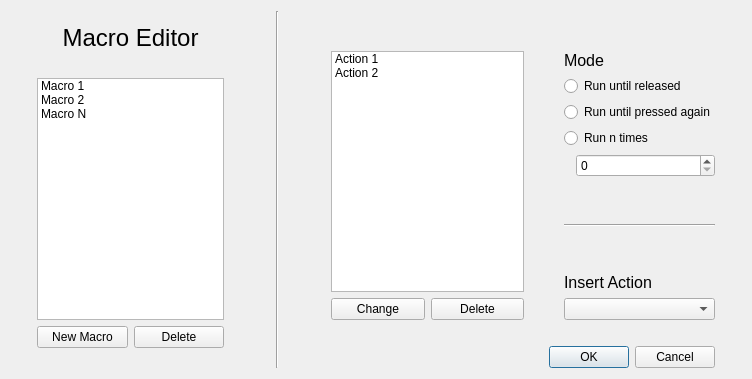
<?xml version="1.0" encoding="UTF-8"?>
<ui version="4.0">
 <class>MacroEditor</class>
 <widget class="QDialog" name="MacroEditor">
  <property name="geometry">
   <rect>
    <x>0</x>
    <y>0</y>
    <width>752</width>
    <height>379</height>
   </rect>
  </property>
  <property name="windowTitle">
   <string>Macro Editor</string>
  </property>
  <property name="windowIcon">
   <iconset resource="../icons/menu_icons.qrc">
    <normaloff>:/icons/aperture.png</normaloff>:/icons/aperture.png</iconset>
  </property>
  <layout class="QHBoxLayout" name="horizontalLayout_5">
   <item>
    <spacer name="horizontalSpacer_5">
     <property name="orientation">
      <enum>Qt::Horizontal</enum>
     </property>
     <property name="sizeHint" stdset="0">
      <size>
       <width>40</width>
       <height>20</height>
      </size>
     </property>
    </spacer>
   </item>
   <item>
    <layout class="QVBoxLayout" name="verticalLayout_8">
     <item>
      <spacer name="verticalSpacer_5">
       <property name="orientation">
        <enum>Qt::Vertical</enum>
       </property>
       <property name="sizeType">
        <enum>QSizePolicy::Fixed</enum>
       </property>
       <property name="sizeHint" stdset="0">
        <size>
         <width>20</width>
         <height>13</height>
        </size>
       </property>
      </spacer>
     </item>
     <item>
      <widget class="QLabel" name="label">
       <property name="font">
        <font>
         <family>Liberation Sans</family>
         <pointsize>18</pointsize>
        </font>
       </property>
       <property name="text">
        <string>Macro Editor</string>
       </property>
       <property name="alignment">
        <set>Qt::AlignHCenter|Qt::AlignLeading|Qt::AlignLeft|Qt::AlignTop</set>
       </property>
      </widget>
     </item>
     <item>
      <spacer name="verticalSpacer_6">
       <property name="orientation">
        <enum>Qt::Vertical</enum>
       </property>
       <property name="sizeType">
        <enum>QSizePolicy::Fixed</enum>
       </property>
       <property name="sizeHint" stdset="0">
        <size>
         <width>20</width>
         <height>20</height>
        </size>
       </property>
      </spacer>
     </item>
     <item>
      <layout class="QVBoxLayout" name="verticalLayout_6">
       <item>
        <widget class="QListWidget" name="macroList">
         <property name="sizePolicy">
          <sizepolicy hsizetype="Expanding" vsizetype="Expanding">
           <horstretch>0</horstretch>
           <verstretch>0</verstretch>
          </sizepolicy>
         </property>
         <property name="maximumSize">
          <size>
           <width>200</width>
           <height>16777215</height>
          </size>
         </property>
         <property name="editTriggers">
          <set>QAbstractItemView::NoEditTriggers</set>
         </property>
         <property name="showDropIndicator" stdset="0">
          <bool>false</bool>
         </property>
         <property name="defaultDropAction">
          <enum>Qt::CopyAction</enum>
         </property>
         <item>
          <property name="text">
           <string>Macro 1</string>
          </property>
         </item>
         <item>
          <property name="text">
           <string>Macro 2</string>
          </property>
         </item>
         <item>
          <property name="text">
           <string>Macro N</string>
          </property>
         </item>
        </widget>
       </item>
       <item>
        <layout class="QHBoxLayout" name="horizontalLayout_4">
         <item>
          <widget class="QPushButton" name="newMacroBtn">
           <property name="text">
            <string>New Macro</string>
           </property>
          </widget>
         </item>
         <item>
          <widget class="QPushButton" name="delMacroBtn">
           <property name="text">
            <string>Delete</string>
           </property>
          </widget>
         </item>
        </layout>
       </item>
      </layout>
     </item>
     <item>
      <spacer name="verticalSpacer_7">
       <property name="orientation">
        <enum>Qt::Vertical</enum>
       </property>
       <property name="sizeType">
        <enum>QSizePolicy::Fixed</enum>
       </property>
       <property name="sizeHint" stdset="0">
        <size>
         <width>20</width>
         <height>20</height>
        </size>
       </property>
      </spacer>
     </item>
    </layout>
   </item>
   <item>
    <spacer name="horizontalSpacer_2">
     <property name="orientation">
      <enum>Qt::Horizontal</enum>
     </property>
     <property name="sizeHint" stdset="0">
      <size>
       <width>40</width>
       <height>20</height>
      </size>
     </property>
    </spacer>
   </item>
   <item>
    <spacer name="horizontalSpacer_6">
     <property name="orientation">
      <enum>Qt::Horizontal</enum>
     </property>
     <property name="sizeType">
      <enum>QSizePolicy::Fixed</enum>
     </property>
     <property name="sizeHint" stdset="0">
      <size>
       <width>20</width>
       <height>20</height>
      </size>
     </property>
    </spacer>
   </item>
   <item>
    <widget class="Line" name="line">
     <property name="orientation">
      <enum>Qt::Vertical</enum>
     </property>
    </widget>
   </item>
   <item>
    <spacer name="horizontalSpacer_7">
     <property name="orientation">
      <enum>Qt::Horizontal</enum>
     </property>
     <property name="sizeType">
      <enum>QSizePolicy::Fixed</enum>
     </property>
     <property name="sizeHint" stdset="0">
      <size>
       <width>20</width>
       <height>20</height>
      </size>
     </property>
    </spacer>
   </item>
   <item>
    <spacer name="horizontalSpacer_3">
     <property name="orientation">
      <enum>Qt::Horizontal</enum>
     </property>
     <property name="sizeHint" stdset="0">
      <size>
       <width>40</width>
       <height>20</height>
      </size>
     </property>
    </spacer>
   </item>
   <item>
    <layout class="QVBoxLayout" name="verticalLayout_7">
     <item>
      <spacer name="verticalSpacer_3">
       <property name="orientation">
        <enum>Qt::Vertical</enum>
       </property>
       <property name="sizeType">
        <enum>QSizePolicy::Fixed</enum>
       </property>
       <property name="sizeHint" stdset="0">
        <size>
         <width>20</width>
         <height>40</height>
        </size>
       </property>
      </spacer>
     </item>
     <item>
      <layout class="QHBoxLayout" name="horizontalLayout_3">
       <item>
        <layout class="QVBoxLayout" name="verticalLayout_5">
         <item>
          <widget class="QListWidget" name="actionList">
           <property name="sizePolicy">
            <sizepolicy hsizetype="Expanding" vsizetype="Expanding">
             <horstretch>0</horstretch>
             <verstretch>0</verstretch>
            </sizepolicy>
           </property>
           <property name="maximumSize">
            <size>
             <width>200</width>
             <height>16777215</height>
            </size>
           </property>
           <item>
            <property name="text">
             <string>Action 1</string>
            </property>
           </item>
           <item>
            <property name="text">
             <string>Action 2</string>
            </property>
           </item>
          </widget>
         </item>
         <item>
          <layout class="QHBoxLayout" name="horizontalLayout_2">
           <item>
            <widget class="QPushButton" name="changeBtn">
             <property name="text">
              <string>Change</string>
             </property>
            </widget>
           </item>
           <item>
            <widget class="QPushButton" name="deleteBtn">
             <property name="text">
              <string>Delete</string>
             </property>
            </widget>
           </item>
          </layout>
         </item>
        </layout>
       </item>
       <item>
        <spacer name="horizontalSpacer_4">
         <property name="orientation">
          <enum>Qt::Horizontal</enum>
         </property>
         <property name="sizeHint" stdset="0">
          <size>
           <width>40</width>
           <height>20</height>
          </size>
         </property>
        </spacer>
       </item>
       <item>
        <layout class="QVBoxLayout" name="verticalLayout_4">
         <item>
          <layout class="QVBoxLayout" name="verticalLayout_3">
           <item>
            <widget class="QLabel" name="label_3">
             <property name="font">
              <font>
               <family>Liberation Sans</family>
               <pointsize>12</pointsize>
              </font>
             </property>
             <property name="text">
              <string>Mode</string>
             </property>
            </widget>
           </item>
           <item>
            <widget class="QRadioButton" name="modeUntilReleasedRadio">
             <property name="text">
              <string>Run until released</string>
             </property>
            </widget>
           </item>
           <item>
            <widget class="QRadioButton" name="modeUntilPressedRadio">
             <property name="text">
              <string>Run until pressed again</string>
             </property>
            </widget>
           </item>
           <item>
            <layout class="QVBoxLayout" name="verticalLayout_2">
             <item>
              <widget class="QRadioButton" name="modeNTimesRadio">
               <property name="text">
                <string>Run n times</string>
               </property>
              </widget>
             </item>
             <item>
              <layout class="QHBoxLayout" name="horizontalLayout">
               <item>
                <spacer name="horizontalSpacer">
                 <property name="orientation">
                  <enum>Qt::Horizontal</enum>
                 </property>
                 <property name="sizeType">
                  <enum>QSizePolicy::Fixed</enum>
                 </property>
                 <property name="sizeHint" stdset="0">
                  <size>
                   <width>12</width>
                   <height>20</height>
                  </size>
                 </property>
                </spacer>
               </item>
               <item>
                <widget class="QSpinBox" name="modeNTimesSpin"/>
               </item>
              </layout>
             </item>
            </layout>
           </item>
          </layout>
         </item>
         <item>
          <spacer name="verticalSpacer">
           <property name="orientation">
            <enum>Qt::Vertical</enum>
           </property>
           <property name="sizeHint" stdset="0">
            <size>
             <width>20</width>
             <height>40</height>
            </size>
           </property>
          </spacer>
         </item>
         <item>
          <widget class="Line" name="line_2">
           <property name="orientation">
            <enum>Qt::Horizontal</enum>
           </property>
          </widget>
         </item>
         <item>
          <layout class="QVBoxLayout" name="verticalLayout">
           <item>
            <spacer name="verticalSpacer_2">
             <property name="orientation">
              <enum>Qt::Vertical</enum>
             </property>
             <property name="sizeHint" stdset="0">
              <size>
               <width>20</width>
               <height>40</height>
              </size>
             </property>
            </spacer>
           </item>
           <item>
            <widget class="QLabel" name="label_2">
             <property name="font">
              <font>
               <family>Liberation Sans</family>
               <pointsize>12</pointsize>
              </font>
             </property>
             <property name="text">
              <string>Insert Action</string>
             </property>
            </widget>
           </item>
           <item>
            <widget class="QComboBox" name="insertActionCombo">
             <property name="placeholderText">
              <string>Select Action...</string>
             </property>
             <item>
              <property name="text">
               <string>Select Action...</string>
              </property>
             </item>
             <item>
              <property name="text">
               <string>Press Key</string>
              </property>
             </item>
             <item>
              <property name="text">
               <string>Release Key</string>
              </property>
             </item>
             <item>
              <property name="text">
               <string>Delay</string>
              </property>
             </item>
             <item>
              <property name="text">
               <string>Left Mouse Button</string>
              </property>
             </item>
             <item>
              <property name="text">
               <string>Middle Mouse Button</string>
              </property>
             </item>
             <item>
              <property name="text">
               <string>Right Mouse Button</string>
              </property>
             </item>
            </widget>
           </item>
          </layout>
         </item>
        </layout>
       </item>
      </layout>
     </item>
     <item>
      <spacer name="verticalSpacer_4">
       <property name="orientation">
        <enum>Qt::Vertical</enum>
       </property>
       <property name="sizeType">
        <enum>QSizePolicy::Fixed</enum>
       </property>
       <property name="sizeHint" stdset="0">
        <size>
         <width>20</width>
         <height>20</height>
        </size>
       </property>
      </spacer>
     </item>
     <item>
      <widget class="QDialogButtonBox" name="buttonBox">
       <property name="orientation">
        <enum>Qt::Horizontal</enum>
       </property>
       <property name="standardButtons">
        <set>QDialogButtonBox::Cancel|QDialogButtonBox::Ok</set>
       </property>
      </widget>
     </item>
    </layout>
   </item>
   <item>
    <spacer name="horizontalSpacer_8">
     <property name="orientation">
      <enum>Qt::Horizontal</enum>
     </property>
     <property name="sizeHint" stdset="0">
      <size>
       <width>40</width>
       <height>20</height>
      </size>
     </property>
    </spacer>
   </item>
  </layout>
 </widget>
 <resources>
  <include location="../icons/menu_icons.qrc"/>
 </resources>
 <connections>
  <connection>
   <sender>buttonBox</sender>
   <signal>accepted()</signal>
   <receiver>MacroEditor</receiver>
   <slot>accept()</slot>
   <hints>
    <hint type="sourcelabel">
     <x>248</x>
     <y>254</y>
    </hint>
    <hint type="destinationlabel">
     <x>157</x>
     <y>274</y>
    </hint>
   </hints>
  </connection>
  <connection>
   <sender>buttonBox</sender>
   <signal>rejected()</signal>
   <receiver>MacroEditor</receiver>
   <slot>reject()</slot>
   <hints>
    <hint type="sourcelabel">
     <x>316</x>
     <y>260</y>
    </hint>
    <hint type="destinationlabel">
     <x>286</x>
     <y>274</y>
    </hint>
   </hints>
  </connection>
 </connections>
</ui>
